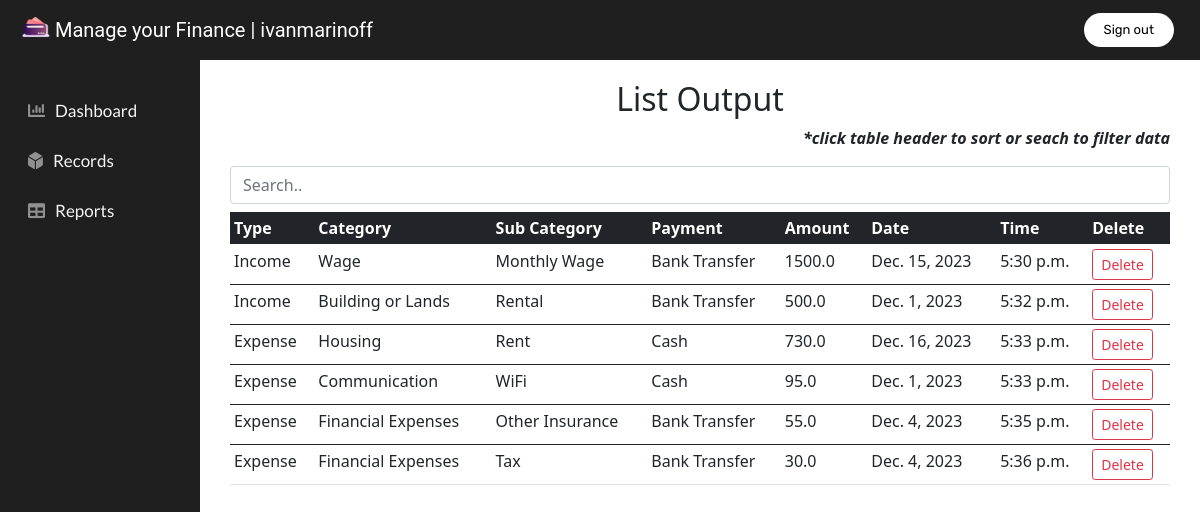
The app's page /reports/ (signed in) with its own data.
### wallet_app/wallet/models.py (models this page shows, shortened)
class RecordModel(models.Model):
    type = models.CharField(max_length=40)
    category = models.CharField(max_length=40)
    sub_category = models.CharField(max_length=40)
    payment = models.CharField(max_length=40)
    amount = models.FloatField()
    date = models.DateField()
    time = models.TimeField()

### wallet_app/wallet/views.py (the view)
# urls.py: path('reports/', views.reports, name='reports'),
@login_required(login_url='login')
def reports(request):
    posts = RecordModel.objects.all()
    context = {
        'posts': posts
    }
    return render(request, 'reports.html', context)

### templates/reports.html (shortened to what this page needs)
{% extends 'main.html' %}
{% load static %}
{% block content %}
<div class="text-center mb-2">
    <h2> List Output </h2>
</div>
<p class="text-end fst-italic fw-bold">*click table header to sort or seach to filter data</p>
<input class="form-control mb-2" id="input" type="text" placeholder="Search..">
<div class="table-responsive">
  <table id="reports" class="table table-hover table-sm">
      <thead>
          <tr>
              <th class="table-dark" scope="col" onclick="sortTable(0)">Type</th>
              <th class="table-dark" scope="col" onclick="sortTable(1)">Category</th>
              <th class="table-dark" scope="col" onclick="sortTable(2)">Sub Category</th>
              <th class="table-dark" scope="col" onclick="sortTable(3)">Payment</th>
              <th class="table-dark" scope="col" onclick="sortTable(4)">Amount</th>
              <th class="table-dark" scope="col" onclick="sortTable(5)">Date</th>
              <th class="table-dark" scope="col" onclick="sortTable(6)">Time</th>
              <th class="table-dark" scope="col">Delete</th>
          </tr>
      </thead>
      {% for post in posts %}
      <tbody id="table">
          <tr>
              <td>{{post.type}}</td>
              <td>{{post.category}}</td>
              <td>{{post.sub_category}}</td>
              <td>{{post.payment}}</td>
              <td>{{post.amount}}</td>
              <td>{{post.date}}</td>
              <td>{{post.time}}</td>
              <td><a class="btn btn-outline-danger btn-sm" href="{% url 'delete' post.id %}" >Delete</a></td>
          </tr>
      </tbody>
      {% endfor %}
  </table>
</div>
{% endblock %}

### templates/main.html (shortened to what this page needs)
{% load static %}
<!DOCTYPE html>
<html>
<head>
    <link href="{% static '/css/bootstrap.min.css' %}" rel="stylesheet">
    <link href="{% static '/css/main.css' %}" rel="stylesheet" type="text/css">
    <link rel="stylesheet" href="https://use.fontawesome.com/releases/v5.15.1/css/all.css">
</head>
<body>
    <nav class="navbar fixed-top navbar-custom" id="navbar">
            <a class="navbar-brand" href="{%url 'dashboard' %}">
                <img src="{% static '/images/wallet.png' %}" id="logo" alt="" width="30" height="24" class="d-inline-block align-top">
                Manage your Finance | {{request.user}}
            </a>
            <ul class="navbar-nav px-3 flex-row-reverse">
                <a class="nav-link" href="{%url 'logout' %}"><button>Sign out</button></a>
            </ul>
    </nav>
    <div class="container-fluid">
        <div class="row">
                <nav id="sidenav" class="d-none d-md-block">
                    <ul class="nav flex-column">
                        <li class="nav-link active" id="sidetext"><a href="{%url 'dashboard' %}"><i class="fas fa-chart-bar nav-icon"></i>Dashboard</a></li>
                        <li class="nav-link active" id="sidetext"><a href="{%url 'records' %}"><i class="fas fa-dice-d6 nav-icon"></i>Records</a></li>
                        <li class="nav-link active" id="sidetext"><a href="{%url 'reports' %}"><i class="fas fa-table nav-icon"></i>Reports</a></li>
                    </ul>
                </nav>
                <div class="col" id="grid-right">
                    <div class="container-fluid">
                        {% block content %}
                        {% endblock %}
                    </div>
                </div>
        </div>
    </div>
</body>
</html>

### static/css/main.css (style rules this page uses)
.container-fluid { padding-left: 15px; padding-right: 15px; }
.navbar-brand { margin-left: 10px; font-family: 'Roboto', sans-serif; text-decoration: none; color: white; }
.navbar-custom { background-color: #1F1F1F; color: #f5f5f5; font-size: 17px; padding: 5px 10px; text-decoration: none; }
.nav-icon { padding-right: 10px; color: #909090; }
.nav-link { display: flex; height: 50px; }
.nav-link a { color: #f5f5f5; font-size: 17px; float: left; padding: 5px 0px; text-decoration: none; }
#grid-right { padding-top: 80px; margin-left: 200px; overflow: hidden; }
#sidenav { font-family: 'Lato', sans-serif; background-color: #1F1F1F; padding-top: 85px; width: 200px; height: 100vh; margin-left: -3px; position: fixed; }
button { font-family: 'Rubik', sans-serif; font-size: small; color: black; padding: 5px 20px; background-color: white; border: none; border-radius: 50px; cursor: pointer; transition: all 0.3x ease 0s; }

### records on screen
RecordModel: type "Income", category "Wage", sub_category "Monthly Wage", payment "Bank Transfer", amount "1500.0", date "Dec. 15, 2023", time "5:30 p.m."
RecordModel: type "Income", category "Building or Lands", sub_category "Rental", payment "Bank Transfer", amount "500.0", date "Dec. 1, 2023", time "5:32 p.m."
RecordModel: type "Expense", category "Housing", sub_category "Rent", payment "Cash", amount "730.0", date "Dec. 16, 2023", time "5:33 p.m."
RecordModel: type "Expense", category "Communication", sub_category "WiFi", payment "Cash", amount "95.0", date "Dec. 1, 2023", time "5:33 p.m."
RecordModel: type "Expense", category "Financial Expenses", sub_category "Other Insurance", payment "Bank Transfer", amount "55.0", date "Dec. 4, 2023", time "5:35 p.m."
RecordModel: type "Expense", category "Financial Expenses", sub_category "Tax", payment "Bank Transfer", amount "30.0", date "Dec. 4, 2023", time "5:36 p.m."

### other values on screen
{{ request.user }} "ivanmarinoff"
